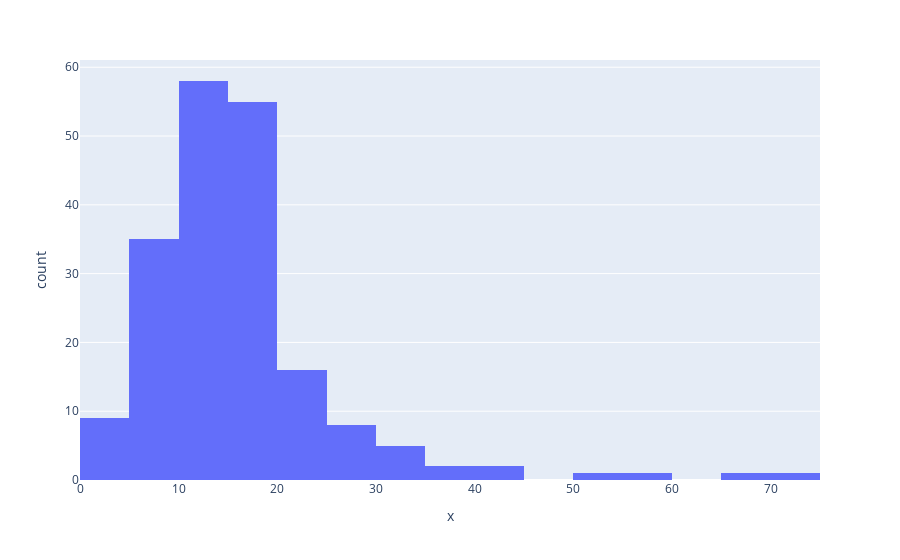

This figure's notebook cell:
### Code cell
x2011 = timesData.student_staff_ratio[timesData.year == 2011]
x2012 = timesData.student_staff_ratio[timesData.year == 2012]

trace1 = Visualization(params={'x':x2011}, strategy='histogram')
trace2 = Visualization(params={'x':x2012}, strategy='histogram')
json2 = trace1.send_json()
print(json2)
trace1.show()

### Figure 1 — Plotly figure (JSON) as saved in the notebook; plotly's stock layout.template omitted (floating-point values rounded to 4 significant figures; data arrays with more than 128 entries replaced by an {"elided": "..."} marker saying what was removed)
{"data": [{"alignmentgroup": "True", "bingroup": "x", "hovertemplate": "x=%{x}<br>count=%{y}<extra></extra>", "legendgroup": "", "marker": {"color": "#636efa", "pattern": {"shape": ""}}, "name": "", "offsetgroup": "", "orientation": "v", "showlegend": false, "type": "histogram", "x": {"elided": "200 float values"}, "xaxis": "x", "yaxis": "y"}], "layout": {"barmode": "relative", "legend": {"tracegroupgap": 0}, "margin": {"t": 60}, "xaxis": {"anchor": "y", "domain": [0, 1], "title": {"text": "x"}}, "yaxis": {"anchor": "x", "domain": [0, 1], "title": {"text": "count"}}}}
